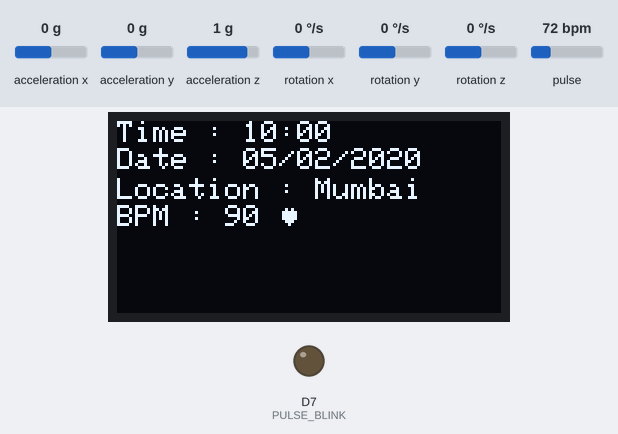
Simulated run of this sketch. Board: ESP8266 (NodeMCU). Shown: 128×64 one-colour display, output pins drawn as LEDs (lit = HIGH). Wiring (inferred from the names in the program): MPU-6050 motion sensor at I2C address 0x68. The test bench sets the inputs (shaded band); at power-on: acceleration x 0 g, acceleration y 0 g, acceleration z 1 g, rotation x 0 °/s, rotation y 0 °/s, rotation z 0 °/s, pulse 72 bpm. WiFi joins after 1.5 s; servers stay silent unless stated; uploads are accepted with an empty reply; what the sketch prints to the serial monitor is not drawn.

Above: at 2.0 s.
At 4.5 s:
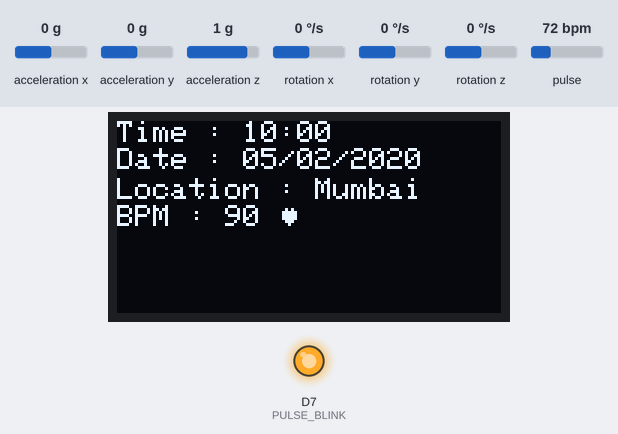
Timing chart, 0 to 6.0 s (numbered marks = the images above):
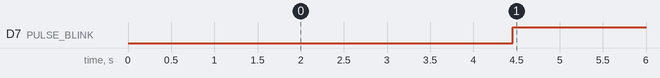

The sketch:

c.ino
```cpp
#include <ESP8266WiFi.h>
#include <ESP8266HTTPClient.h>
#include <SoftwareSerial.h>
#include <PulseSensorPlayground.h>
#include <Wire.h>
#include <SPI.h>
#include <Adafruit_GFX.h>
#include <Adafruit_SSD1306.h>
#define USE_ARDUINO_INTERRUPTS false

float t = 1;
float cur_lat;
float cur_lon;

const uint8_t MPU6050SlaveAddress = 0x68;
const int OUTPUT_TYPE = SERIAL_PLOTTER;
const int PULSE_INPUT = A0;
const int PULSE_BLINK = 13;    // Pin 13 is the on-board LED
const int PULSE_FADE = 5;
const int THRESHOLD = 550;   // Adjust this number to avoid noise when idle

byte samplesUntilReport;
const byte SAMPLES_PER_SERIAL_SAMPLE = 10;

const uint8_t scl = D6;
const uint8_t sda = D7;

int myBPM, hr;
int fall = 0;

const char *ssid = "Wizdem";
const char *password = "wizdemroxx";
const char *host = "http://192.168.43.209:8000/api/post_data/1";

const uint16_t AccelScaleFactor = 16384;
const uint16_t GyroScaleFactor = 131;

const uint8_t MPU6050_REGISTER_SMPLRT_DIV   =  0x19;
const uint8_t MPU6050_REGISTER_USER_CTRL    =  0x6A;
const uint8_t MPU6050_REGISTER_PWR_MGMT_1   =  0x6B;
const uint8_t MPU6050_REGISTER_PWR_MGMT_2   =  0x6C;
const uint8_t MPU6050_REGISTER_CONFIG       =  0x1A;
const uint8_t MPU6050_REGISTER_GYRO_CONFIG  =  0x1B;
const uint8_t MPU6050_REGISTER_ACCEL_CONFIG =  0x1C;
const uint8_t MPU6050_REGISTER_FIFO_EN      =  0x23;
const uint8_t MPU6050_REGISTER_INT_ENABLE   =  0x38;
const uint8_t MPU6050_REGISTER_ACCEL_XOUT_H =  0x3B;
const uint8_t MPU6050_REGISTER_SIGNAL_PATH_RESET  = 0x68;

int16_t AccelX, AccelY, AccelZ, Temperature, GyroX, GyroY, GyroZ;

PulseSensorPlayground pulseSensor;
Adafruit_SSD1306 display(-1);

void setup() {
  WiFi.begin(ssid, password);
  MPU6050_Init();
  Serial.begin(115200);

  while(WiFi.status() != WL_CONNECTED) {
    Serial.print(".");
    delay(500);
  }

  Serial.println("");
  Serial.print("IP Address: ");
  Serial.println(WiFi.localIP());
  Wire.begin(sda, scl);

  pulseSensor.analogInput(PULSE_INPUT);
  pulseSensor.blinkOnPulse(PULSE_BLINK);
  pulseSensor.fadeOnPulse(PULSE_FADE);

  pulseSensor.setSerial(Serial);
  pulseSensor.setOutputType(OUTPUT_TYPE);
  pulseSensor.setThreshold(THRESHOLD);

  samplesUntilReport = SAMPLES_PER_SERIAL_SAMPLE;

  if(!pulseSensor.begin()) {
    for(;;) {
      // Flash the led to show things didn't work.
      digitalWrite(PULSE_BLINK, LOW);
      delay(50);
      digitalWrite(PULSE_BLINK, HIGH);
      delay(50);
    }
  }

  display.begin(SSD1306_SWITCHCAPVCC, 0x3C);
  display.setTextSize(t);
  display.setTextColor(WHITE);
  display.clearDisplay();
}

void loop() {
  cur_lat = 19.0968;
  cur_lon = 72.8517;
  double Ax, Ay, Az, T, Gx, Gy, Gz;

  gethr();

  Read_RawValue(MPU6050SlaveAddress, MPU6050_REGISTER_ACCEL_XOUT_H);

  //divide each with their sensitivity scale factor
  Ax = (double)AccelX/AccelScaleFactor;
  Ay = (double)AccelY/AccelScaleFactor;
  Az = (double)AccelZ/AccelScaleFactor;
  T = (double)Temperature/340+36.53; //temperature formula
  Gx = (double)GyroX/GyroScaleFactor;
  Gy = (double)GyroY/GyroScaleFactor;
  Gz = (double)GyroZ/GyroScaleFactor;

  float at = sqrt(AccelX*AccelX+AccelY*AccelY+AccelZ*AccelZ);
  float pre_gt = sqrt(GyroX*GyroX+GyroY*GyroY+GyroZ*GyroZ);
  float post_gt;

  Read_RawValue(MPU6050SlaveAddress, MPU6050_REGISTER_ACCEL_XOUT_H);

    //divide each with their sensitivity scale factor
  Ax = (double)AccelX/AccelScaleFactor;
  Ay = (double)AccelY/AccelScaleFactor;
  Az = (double)AccelZ/AccelScaleFactor;
  T = (double)Temperature/340+36.53; //temperature formula
  Gx = (double)GyroX/GyroScaleFactor;
  Gy = (double)GyroY/GyroScaleFactor;
  Gz = (double)GyroZ/GyroScaleFactor;

  if(at > 25000) {
    delay(100);
    post_gt = sqrt(GyroX*GyroX+GyroY*GyroY+GyroZ*GyroZ);
    if (pre_gt>post_gt+600) {
//          digitalWrite(LED_BUILTIN,HIGH);
      Serial.println("FALL");
//          Serial.println();
//
//          Serial.print(pre_gt);
//          Serial.print('\t');
//          Serial.print(post_gt);
//          Serial.print('\t');
//          Serial.print(at);
//          Serial.println();
      fall=1;
      delay(1000);
    }
  }else {
    digitalWrite(LED_BUILTIN,LOW);
  }
    //delay(100);

    HTTPClient http;
    http.begin("http://192.168.43.209:8000/api/post_data/1");
    http.addHeader("Content-Type", "text/plain");

    String str_post = String(fall)+String("&")+String(cur_lat)+String("&")+String(cur_lon)+String("&")+String(myBPM);
    int httpCode = http.POST(str_post);

    if (httpCode == HTTP_CODE_OK || httpCode > 0) {
      String payload = http.getString();
      Serial.println("posted successfully");
    }else {
      Serial.printf("HTTP error: %s\n", http.errorToString(httpCode).c_str());
    }

    http.end();

    fall=0;
    printscreen();
}

void printscreen() {
  display.setCursor(0*t,0*t);
  display.println("Time : 10:00");
  display.display();

  display.setCursor(0*t,9*t);
  display.println("Date : 05/02/2020");
  display.display();

  display.setCursor(0*t,19*t);
  display.println("Location : Mumbai");
  display.display();

  display.setCursor(0*t,28*t);
  display.println("BPM : 90");

  display.setCursor(55*t,28*t);
  display.write(3);
  display.display();
}

void gethr() {
  if(pulseSensor.sawNewSample()) {
    if(--samplesUntilReport == (byte) 0) {
      samplesUntilReport = SAMPLES_PER_SERIAL_SAMPLE;

      //pulseSensor.outputSample();
      hr= pulseSensor.getBeatsPerMinute();  // Calls function on our pulseSensor object that returns BPM as an "int".
                                               // "myBPM" hold this BPM value now.
      if(hr>50 && hr<150) {
        myBPM=hr;
        Serial.println(myBPM);
      }

      if(pulseSensor.sawStartOfBeat()) {
        //pulseSensor.outputBeat();
        if (--samplesUntilReport == (byte) 0) {
          samplesUntilReport = SAMPLES_PER_SERIAL_SAMPLE;

      //pulseSensor.outputSample();
          hr= pulseSensor.getBeatsPerMinute();  // Calls function on our pulseSensor object that returns BPM as an "int".
                                               // "myBPM" hold this BPM value now.
          if(hr>50 && hr<150) {
            myBPM=hr;
            Serial.println(myBPM);
          }
        }
      }
    }
  }
}

void I2C_Write(uint8_t deviceAddress, uint8_t regAddress, uint8_t data) {
  Wire.beginTransmission(deviceAddress);
  Wire.write(regAddress);
  Wire.write(data);
  Wire.endTransmission();
}

// read all 14 register
void Read_RawValue(uint8_t deviceAddress, uint8_t regAddress) {
  Wire.beginTransmission(deviceAddress);
  Wire.write(regAddress);
  Wire.endTransmission();
  Wire.requestFrom(deviceAddress, (uint8_t)14);
  AccelX = (((int16_t)Wire.read()<<8) | Wire.read());
  AccelY = (((int16_t)Wire.read()<<8) | Wire.read());
  AccelZ = (((int16_t)Wire.read()<<8) | Wire.read());
  Temperature = (((int16_t)Wire.read()<<8) | Wire.read());
  GyroX = (((int16_t)Wire.read()<<8) | Wire.read());
  GyroY = (((int16_t)Wire.read()<<8) | Wire.read());
  GyroZ = (((int16_t)Wire.read()<<8) | Wire.read());
}

//configure MPU6050
void MPU6050_Init() {
  delay(150);
  I2C_Write(MPU6050SlaveAddress, MPU6050_REGISTER_SMPLRT_DIV, 0x07);
  I2C_Write(MPU6050SlaveAddress, MPU6050_REGISTER_PWR_MGMT_1, 0x01);
  I2C_Write(MPU6050SlaveAddress, MPU6050_REGISTER_PWR_MGMT_2, 0x00);
  I2C_Write(MPU6050SlaveAddress, MPU6050_REGISTER_CONFIG, 0x00);
  I2C_Write(MPU6050SlaveAddress, MPU6050_REGISTER_GYRO_CONFIG, 0x00);//set +/-250 degree/second full scale
  I2C_Write(MPU6050SlaveAddress, MPU6050_REGISTER_ACCEL_CONFIG, 0x00);// set +/- 2g full scale
  I2C_Write(MPU6050SlaveAddress, MPU6050_REGISTER_FIFO_EN, 0x00);
  I2C_Write(MPU6050SlaveAddress, MPU6050_REGISTER_INT_ENABLE, 0x01);
  I2C_Write(MPU6050SlaveAddress, MPU6050_REGISTER_SIGNAL_PATH_RESET, 0x00);
  I2C_Write(MPU6050SlaveAddress, MPU6050_REGISTER_USER_CTRL, 0x00);
}
```

Measured:
- by itself, D7 (PULSE_BLINK): LOW → HIGH at 4.5 s
